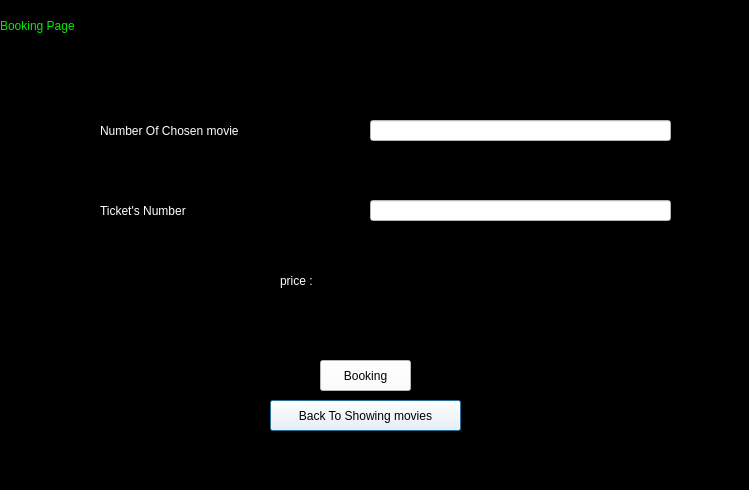
<?xml version="1.0" encoding="UTF-8"?>
<ui version="4.0">
 <class>book_progress_c</class>
 <widget class="QDialog" name="book_progress_c">
  <property name="geometry">
   <rect>
    <x>0</x>
    <y>0</y>
    <width>749</width>
    <height>490</height>
   </rect>
  </property>
  <property name="windowTitle">
   <string>Dialog</string>
  </property>
  <property name="styleSheet">
   <string notr="true">background-color: rgb(0, 0, 0);</string>
  </property>
  <widget class="QLabel" name="label">
   <property name="geometry">
    <rect>
     <x>100</x>
     <y>120</y>
     <width>211</width>
     <height>21</height>
    </rect>
   </property>
   <property name="styleSheet">
    <string notr="true">color: rgb(255, 255, 255);
background-color: rgb(0, 0, 0);
font: 14pt &quot;Pristina&quot;;</string>
   </property>
   <property name="text">
    <string>Number Of Chosen movie</string>
   </property>
  </widget>
  <widget class="QLineEdit" name="lineEdit">
   <property name="geometry">
    <rect>
     <x>370</x>
     <y>120</y>
     <width>301</width>
     <height>21</height>
    </rect>
   </property>
   <property name="styleSheet">
    <string notr="true">font: 14pt &quot;Pristina&quot;;
background-color: rgb(255, 255, 255);
color: rgb(0, 0, 0);</string>
   </property>
  </widget>
  <widget class="QLineEdit" name="lineEdit_2">
   <property name="geometry">
    <rect>
     <x>370</x>
     <y>200</y>
     <width>301</width>
     <height>21</height>
    </rect>
   </property>
   <property name="styleSheet">
    <string notr="true">font: 14pt &quot;Pristina&quot;;
background-color: rgb(255, 255, 255);
color: rgb(0, 0, 0);</string>
   </property>
  </widget>
  <widget class="QLabel" name="label_2">
   <property name="geometry">
    <rect>
     <x>100</x>
     <y>200</y>
     <width>211</width>
     <height>21</height>
    </rect>
   </property>
   <property name="styleSheet">
    <string notr="true">color: rgb(255, 255, 255);
background-color: rgb(0, 0, 0);
font: 14pt &quot;Pristina&quot;;</string>
   </property>
   <property name="text">
    <string>Ticket's Number</string>
   </property>
  </widget>
  <widget class="QLabel" name="label_3">
   <property name="geometry">
    <rect>
     <x>280</x>
     <y>270</y>
     <width>41</width>
     <height>21</height>
    </rect>
   </property>
   <property name="styleSheet">
    <string notr="true">color: rgb(255, 255, 255);
background-color: rgb(0, 0, 0);
font: 14pt &quot;Pristina&quot;;</string>
   </property>
   <property name="text">
    <string>price :</string>
   </property>
  </widget>
  <widget class="QLineEdit" name="lineEdit_3">
   <property name="geometry">
    <rect>
     <x>360</x>
     <y>270</y>
     <width>71</width>
     <height>20</height>
    </rect>
   </property>
   <property name="styleSheet">
    <string notr="true">font: 14pt &quot;Pristina&quot;;
background-color: rgb(0, 0, 0);
color: rgb(0, 216, 0);</string>
   </property>
  </widget>
  <widget class="QPushButton" name="pushButton_2">
   <property name="geometry">
    <rect>
     <x>270</x>
     <y>400</y>
     <width>191</width>
     <height>31</height>
    </rect>
   </property>
   <property name="styleSheet">
    <string notr="true">font: 14pt &quot;Pristina&quot;;
color: rgb(0, 0, 0);
background-color: rgb(255, 255, 255);</string>
   </property>
   <property name="text">
    <string>Back To Showing movies</string>
   </property>
  </widget>
  <widget class="QPushButton" name="pushButton">
   <property name="geometry">
    <rect>
     <x>320</x>
     <y>360</y>
     <width>91</width>
     <height>31</height>
    </rect>
   </property>
   <property name="styleSheet">
    <string notr="true">font: 14pt &quot;Pristina&quot;;
color: rgb(0, 0, 0);
background-color: rgb(255, 255, 255);</string>
   </property>
   <property name="text">
    <string>Booking</string>
   </property>
  </widget>
  <widget class="QLabel" name="label_4">
   <property name="geometry">
    <rect>
     <x>0</x>
     <y>0</y>
     <width>171</width>
     <height>51</height>
    </rect>
   </property>
   <property name="styleSheet">
    <string notr="true">background-color: rgb(0, 0, 0);
color: rgb(0, 239, 0);
font: 16pt &quot;Pristina&quot;;</string>
   </property>
   <property name="text">
    <string>Booking Page</string>
   </property>
  </widget>
 </widget>
 <resources/>
 <connections/>
</ui>
